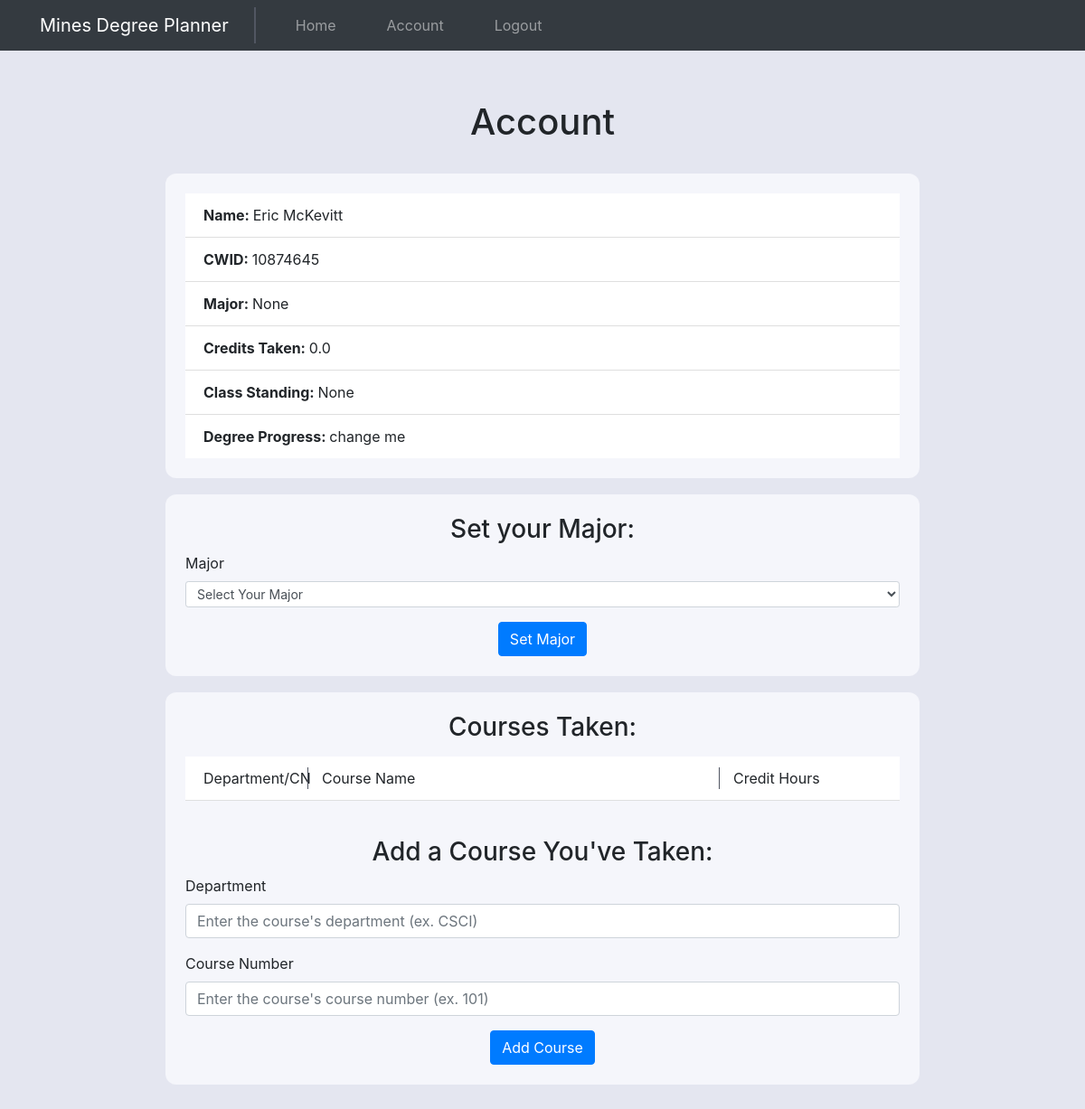
Page /account (signed in) on the earlier database version.
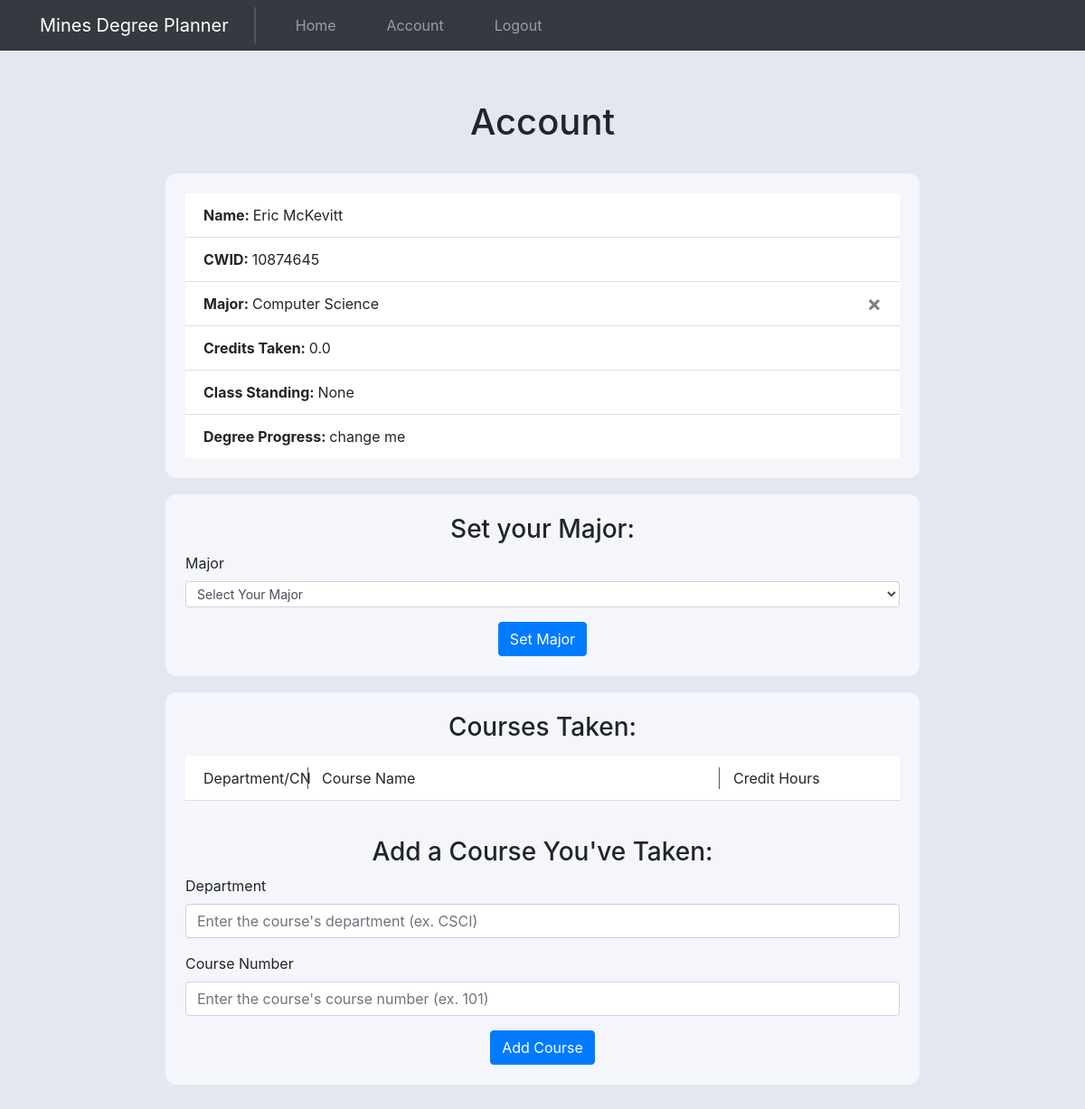
Same page on the later database version.
### website/models.py (models this page shows)
class User(db.Model, UserMixin):
    id = db.Column(db.Integer, primary_key=True)
    cwid = db.Column(db.Integer, unique=True)
    email = db.Column(db.String(150), unique=True)
    password = db.Column(db.String(150))
    first_name = db.Column(db.String(150))
    last_name = db.Column(db.String(150))
    major = db.Column(db.String(150))
    credits_taken = db.Column(db.String(10))
    class_standing = db.Column(db.String(10))
    courses = db.relationship('Course')
    semesters = db.relationship('Semester')
    num_semesters = db.Column(db.Integer)

### website/views.py (the view, shortened to what this page needs)
@views.route('/account', methods=['GET', 'POST'])
@login_required
def account():
    return render_template("account.html", user=current_user)

### website/__init__.py (called while the page is built)
def create_app():
    app = Flask(__name__)
    app.config['SECRET_KEY'] = 'josiefnapwpawoj'
    app.config['SQLALCHEMY_DATABASE_URI'] = f'sqlite:///{DB_NAME}'
    db.init_app(app)
    from .views import views
    from .auth import auth
    app.register_blueprint(views, url_prefix="/")
    app.register_blueprint(auth, url_prefix="/")
    from .models import User, Course, Semester
    create_database(app)
    login_manager = LoginManager()
    login_manager.login_view = 'auth.login'
    login_manager.init_app(app)
    @login_manager.user_loader
    def load_user(id):
        return User.query.get(int(id))
    return app

### website/templates/account.html (shortened to what this page needs)
{% extends "base.html" %} {% block title %}Account{% endblock %} {% block
content%}
<h1 style="text-align: center; padding: 25px 0px">Account</h1>
<section class="account-table">
    <ul class="list-group list-group-flush" id="notes">
        <li class="list-group-item">
            <strong>Name: </strong>{{user.first_name + " " + user.last_name}}
        </li>
        <li class="list-group-item"><strong>CWID: </strong>{{ user.cwid }}</li>
        <li class="list-group-item">
            <strong>Major: </strong>{{ user.major }}
            {% if user.major != 'None' %}
            <button type="button" class="close" onClick="deleteMajor()">
                <span aria-hidden="true">&times;</span>
            </button>
            {% endif %}
        </li>
        <li class="list-group-item">
            <strong>Credits Taken: </strong>{{ user.credits_taken }}
        </li>
        <li class="list-group-item">
            <strong>Class Standing: </strong>{{ user.class_standing }}
        </li>
        <li class="list-group-item">
            <strong>Degree Progress: </strong>change me
        </li>
    </ul>
</section>
<section class="account-major-form-section">
    <form method="POST">
        <h3 align="center">Set your Major:</h3>
        <div class="form-group set-major-form">
            <label for="department">Major</label>
            <select
                name="major"
                id="major"
                class="form-control form-control-sm"
                aria-label=".form-select-sm example"
                size="1"
            >
                <option selected value="None">Select Your Major</option>
            </select>
        </div>
        <div align="center">
            <button type="submit" class="btn btn-primary">Set Major</button>
        </div>
    </form>
</section>
<section class="courses-section">
    {% if user.courses %}
    <h3 align="center">Courses Taken:</h3>
    <ul
        class="list-group list-group-flush courses-taken-list"
        id="notes_titles"
    >
        <li class="list-group-item courses-taken-column-names">
            <div class="row">
                <div class="col-sm-2">Department/CN</div>
                <div class="col-md-7">Course Name</div>
                <div class="col-sm-2">Credit Hours</div>
                <div class="col-sm-1"></div>
            </div>
        </li>
    </ul>
    {% endif %}
    <br />
    <form method="POST">
        <h3 align="center">Add a Course You've Taken:</h3>
        <div class="form-group">
            <label for="department">Department</label>
            <input
                type="text"
                class="form-control"
                id="department"
                name="department"
                placeholder="Enter the course's department (ex. CSCI)"
            />
        </div>
        <div class="form-group">
            <label for="course_number">Course Number</label>
            <input
                type="text"
                class="form-control"
                id="course_number"
                name="course_number"
                placeholder="Enter the course's course number (ex. 101)"
            />
        </div>
        <div align="center">
            <button type="submit" class="btn btn-primary">Add Course</button>
        </div>
    </form>
</section>
{% endblock %}

### website/templates/base.html (shortened to what this page needs)
<!DOCTYPE html>
<html lang="en">
    <head>
        <link
            rel="stylesheet"
            href="https://stackpath.bootstrapcdn.com/bootstrap/4.4.1/css/bootstrap.min.css"
        />
        <link
            rel="stylesheet"
            href="https://stackpath.bootstrapcdn.com/font-awesome/4.7.0/css/font-awesome.min.css"
        />
        <link rel="stylesheet" href="../static/style.css" />
    </head>
    <body>
        <nav class="navbar navbar-expand-lg navbar-dark bg-dark">
            <a
                class="navbar-brand nav-item-padding navbar-title"
                href="/"
                id="nav-title"
                >Mines Degree Planner</a
            >
            <div class="collapse navbar-collapse" id="navbar">
                <div class="navbar-nav">
                    {% if user.is_authenticated %}
                    <a
                        href="/"
                        class="nav-item nav-link nav-item-padding"
                        id="home"
                        >Home</a
                    >
                    <a
                        href="/account"
                        class="nav-item nav-link nav-item-padding"
                        id="account"
                        >Account</a
                    >
                    <a
                        href="/logout"
                        class="nav-item nav-link nav-item-padding"
                        id="logout"
                        >Logout</a
                    >
                    {% endif %}
                </div>
            </div>
        </nav>
        <div class="container-sm" id="main-container">
            {% block content %} {% endblock %}
        </div>
    </body>
</html>

### website/static/style.css (style rules this page uses)
:root { --very-light-blue: #f5f6fb; --darker-color: #e4e6f0; }
body { background-color: var(--darker-color); }
.navbar-title { border-right: #515662 0px solid; transition-duration: 300ms !important; }
.nav-item-padding { padding-left: 28px !important; padding-right: 28px !important; }
body { display: flex; flex-direction: column; }
#main-container { padding-top: 30px; margin: auto !important ; align-self: center; justify-self: center; }
.account-major-form-section { padding: 22px; border-radius: 12px; background-color: var(--very-light-blue); margin-bottom: 18px; }
.courses-section { padding: 22px; border-radius: 12px; background-color: var(--very-light-blue); }
.account-table { padding: 22px; border-radius: 12px; background-color: var(--very-light-blue); margin-bottom: 18px; }
.courses-taken-list { margin-top: 16px; }
.courses-taken-column-names .row :not(:last-child) { border-left: 1px solid #515662; }
.courses-taken-column-names .row :first-child { border-left: none; }
@media screen and (min-width: 576px) { #main-container { width: 72%; } }
@media screen and (min-width: 992px) { .navbar-title { border-right: #515662 2px solid; transition-duration: 300ms !important; } }

Differences in the rows shown:
changed User "Eric McKevitt": major "None" → "Computer Science"
